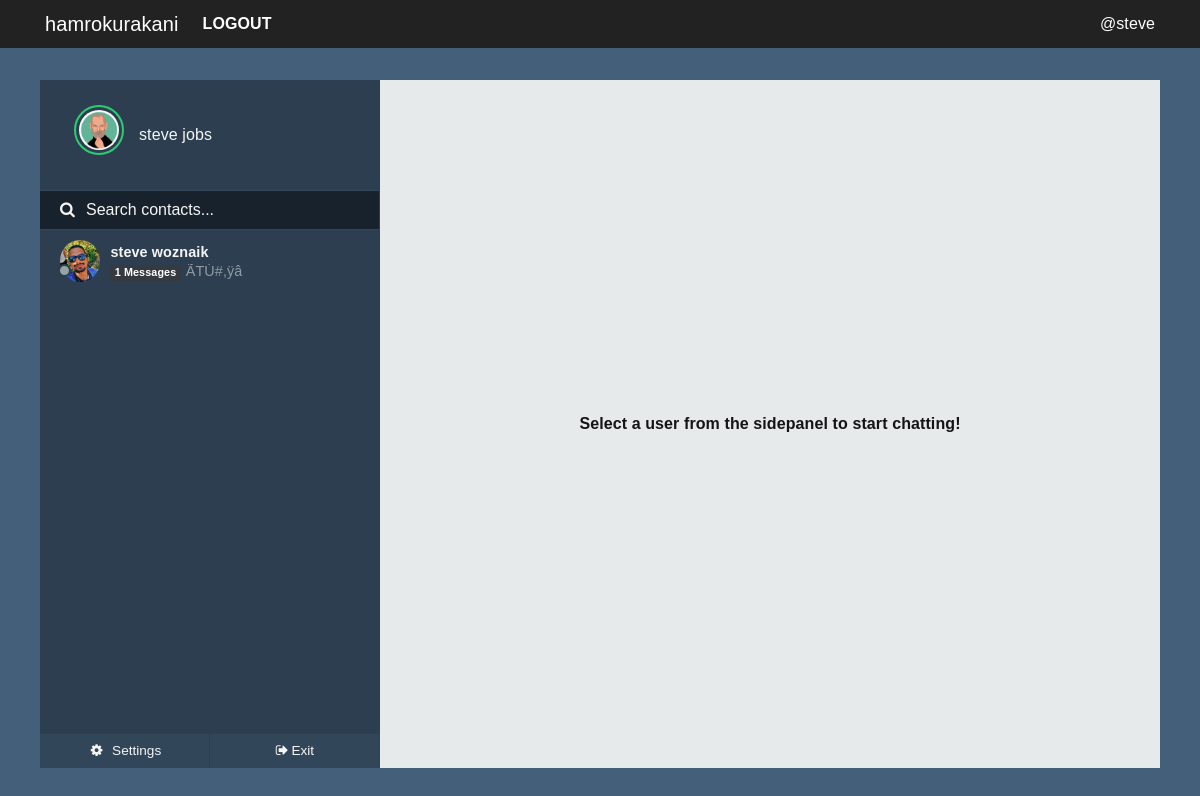
The page /chats (signed in) on the database as committed earlier.
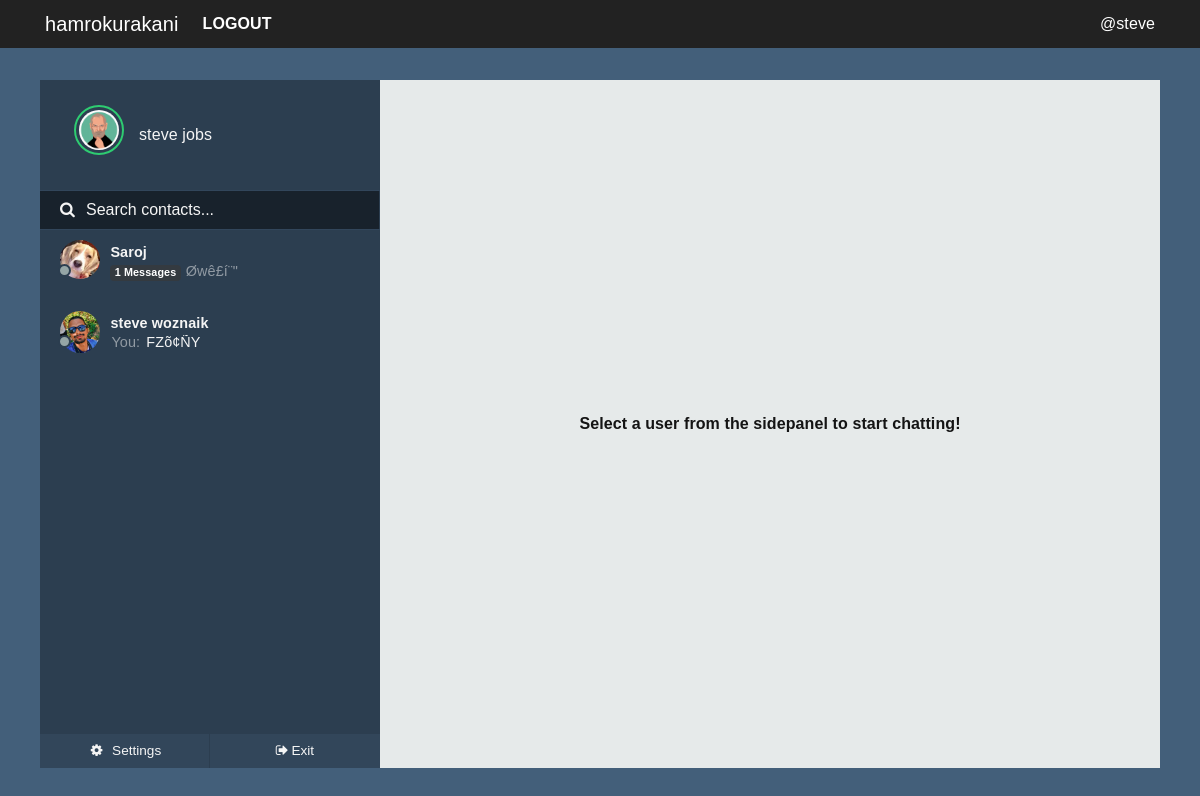
The same page on the database as committed later.
### hamrokurakani/models.py (models this page shows, shortened)
class User(UserMixin, db.Model):
    id = db.Column(db.Integer, primary_key=True)
    fullname = db.Column(db.String(20), unique=True, nullable=False)
    username = db.Column(db.String(15), unique=True, nullable=False)
    email = db.Column(db.String(120), unique=True, nullable=False)
    password = db.Column(db.String(60), nullable=False)
    image_file = db.Column(db.String(20), nullable=False,
                           default='default.jpg')
    joined = db.Column(db.DateTime, nullable=False, default=datetime.now)
    messages_sent = db.relationship(
        'Message', foreign_keys='Message.sender_id', backref='author', lazy='dynamic')
    messages_received = db.relationship(
        'Message', foreign_keys='Message.recipient_id', backref='recipient', lazy='dynamic')
    last_seen = db.Column(db.DateTime, default=datetime.now)
    last_message_read_time = db.Column(db.DateTime, default=datetime.now)

class Message(db.Model):
    id = db.Column(db.Integer, primary_key=True)
    message = db.Column(db.String(140), index=True)
    sender_id = db.Column(db.Integer, db.ForeignKey('user.id'))
    recipient_id = db.Column(db.Integer, db.ForeignKey('user.id'))
    timestamp = db.Column(db.DateTime, index=True, default=datetime.now)
    is_seen = db.Column(db.Boolean, default=False)

### hamrokurakani/chat/routes.py (the view)
@chyat.route('/chats')
@login_required
def chats():
    my_messages = Message.query.filter_by(recipient_id=current_user.id)
    messengers = [message.author.id for message in my_messages]
    senders = [User.query.get(sender) for sender in set(messengers)]
    return render_template('chat/users.html', senders=senders)

### hamrokurakani/admin/routes.py (called while the page is built)
@login_manager.user_loader
def load_user(user_id):
    return User.query.get(user_id)

### hamrokurakani/core/filters.py (called while the page is built, shortened)
@core.app_template_filter('isactive')
def is_active(lastmessagereadtime):
    currenttime = datetime.now()
    lastread = lastmessagereadtime
    diff = abs(currenttime-lastread)
    second_diff = diff.seconds
    day_diff = diff.days
    if day_diff <= 0 and second_diff < 60:
        message = "active now"
        return message
    else:
        message = "offline"
        return message

@core.app_template_filter('lastmessage')
def last_message(sender):
    msg_received = Message.query.filter_by(
        recipient_id=current_user.id, sender_id=sender.id).order_by(Message.timestamp.desc()).first()
    msg_sent = Message.query.filter_by(
        sender_id=current_user.id, recipient_id=sender.id).order_by(Message.timestamp.desc()).first()
    if msg_received and not msg_sent:
        return msg_received.message
    elif msg_sent and not msg_received:
        return msg_sent.message
    elif msg_received.timestamp > msg_sent.timestamp:
        return msg_received.message
    elif msg_sent.timestamp > msg_received.timestamp:
        return msg_sent.message

### hamrokurakani/chat/templates/chat/users.html (shortened to what this page needs)
{% extends "chat/nav.html" %}
{% block content %}
<div id="frame">
    {% include "chat/sidepanel.html" %}
    <div class="content">
        <div class="select-info">
            <p>Select a user from the sidepanel to start chatting!</p>
        </div>
    </div>
</div>
{% endblock content %}

### hamrokurakani/chat/templates/chat/sidepanel.html (shortened to what this page needs)
<div id="sidepanel">
    <div id="profile">
        <div class="wrap">
            <img id="profile-img" src="{{ url_for('static', filename='profilepics/' + current_user.image_file) }}"
                class="online" />
            <p>{{ current_user.fullname }}</p>
        </div>
    </div>
    <div id="search">
        <label for=""><i class="fa fa-search" aria-hidden="true"></i></label>
        <input type="text" placeholder="Search contacts..." />
    </div>
    <div id="contacts">
        <ul>
            {% for sender in senders %}
            <li class="contact">
                <a class="noblue" href="{{ url_for('chat.chatwith', user=sender.username) }}">
                    <div class="wrap">
                        {% if sender.last_message_read_time | isactive == 'offline' %}
                        <span class="contact-status"></span>
                        {% else %}
                        <span class="contact-status online"></span>
                        {% endif %}
                        <img src="{{ url_for('static', filename='profilepics/' + sender.image_file) }}" />
                        <div class="meta">
                            <p class="name">{{ sender.fullname }} </p>
                            {% if sender | lastmessageauthor == current_user %}
                            <p class="preview">
                                <span>You: </span> {{ sender | lastmessage }}
                            </p>
                            {% else %}
                            <p class="preview">
                                {% if sender | newmessages > 0 %}
                                <small class="badge badge-dark mb-1"><b> {{ sender | newmessages }}
                                        Messages</b></small>
                                {% endif %}
                                <span>{{ sender | lastmessage }}</span>
                            </p>
                            {% endif %}
                        </div>
                    </div>
                </a>
            </li>
            {% endfor %}
        </ul>
    </div>
    <div id="bottom-bar">
        <button id="settings">
            <ul>
                <li>
                    <a href="#PeopleToMessage" class="noblue">
                        <i class="fa fa-cog fa-fw" aria-hidden="true"></i> <span>Settings</span></a>
                </li>
            </ul>
        </button>
        <button id="exit">
            <ul>
                <li class="disconnect"><a href="{{ url_for('chat.home') }}" class="noblue">
                        <i class="fa fa-sign-out" aria-hidden="true"></i><span>Exit</span></a></li>
            </ul>
        </button>
    </div>
</div>

Rows that differ between the two databases and show on the page:
added User: image_file (placeholder picture), fullname "Saroj", sender "1", message "Øwê£í¨\""
changed User "steve woznaik": sender "1" → (not shown); message "ÃTÚ#,ÿâ" → "F\u0017Zõ¢ÑY"; text "Messages" → "You:"
